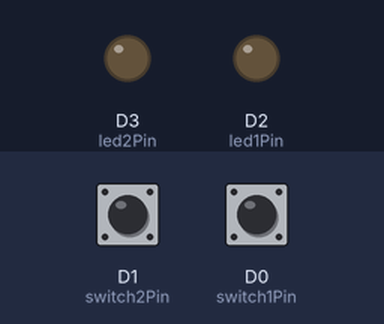
A sketch run on a simulated ESP8266 (NodeMCU). Parts: output pins drawn as LEDs (lit = HIGH). The inputs (shaded band) are chosen by the test bench; at power-on: D1 (switch2Pin) HIGH, D0 (switch1Pin) HIGH. What the sketch prints to the serial monitor is not drawn.

Above: at 1.2 s.
1.3 s: D1 (switch2Pin) pulled LOW for 0.15 s
At 1.37 s:
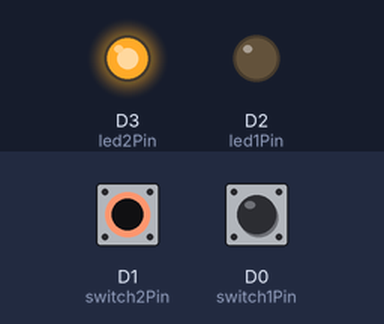
2.9 s: D0 (switch1Pin) pulled LOW for 0.15 s
At 2.98 s:
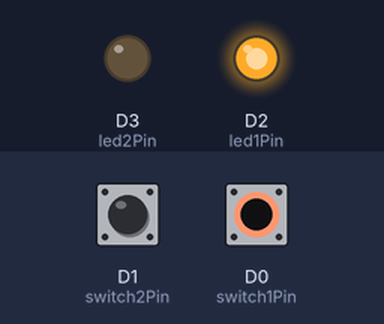
4.5 s: D0 (switch1Pin) pulled LOW for 3.2 s
At 8.6 s:
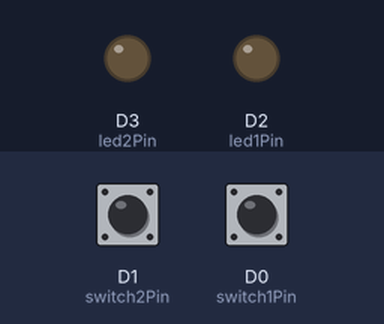
9.2 s: D1 (switch2Pin) pulled LOW for 3.2 s
At 9.9 s:
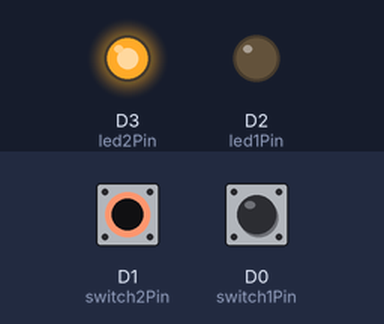
13.9 s: D1 (switch2Pin) driven LOW and D0 (switch1Pin) driven LOW
At 14.5 s:
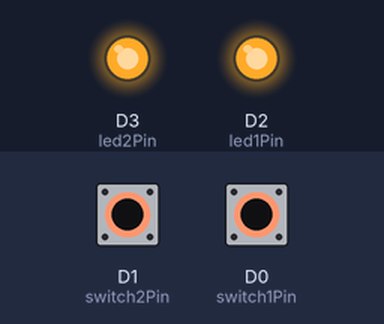
Timing chart, 0 to 16.4 s (numbered marks = the images above; inputs shaded):
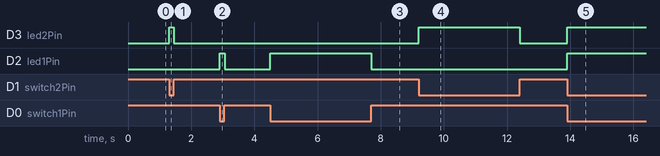

The sketch:

nodeMCU1.ino
```cpp
#include <stdio.h>

#define ssid "SUNBEAM"
#define password "1010101010"

#define switch1Pin D0
#define switch2Pin D1
#define led1Pin D2
#define led2Pin D3


int switch1State = 0;
int switch2State = 0;
int led1State = 0;
int led2State = 0;

void setup() {
  printf("Initializing...\n");


  pinMode(switch1Pin, INPUT_PULLUP);
  pinMode(switch2Pin, INPUT_PULLUP);


  pinMode(led1Pin, OUTPUT);
  pinMode(led2Pin, OUTPUT);


}

void loop() {
  // Read switch states
  switch1State = digitalRead(switch1Pin) == LOW;
  switch2State = digitalRead(switch2Pin) == LOW;

  // Toggle LED states based on switch states
  if (switch1State != led1State) {
    led1State = !led1State;
    digitalWrite(led1Pin, led1State);
  }

  if (switch2State != led2State) {
    led2State = !led2State;
    digitalWrite(led2Pin, led2State);
  }


  delay(10);
}
```

Measured:
- after the input at 1.3 s, D3 (led2Pin): LOW → HIGH at once, → LOW 0.15 s later
- after the input at 2.9 s, D2 (led1Pin): LOW → HIGH at once, → LOW 0.15 s later
- after the input at 4.5 s, D2 (led1Pin): LOW → HIGH at once, → LOW 3.2 s later
- after the input at 9.2 s, D3 (led2Pin): LOW → HIGH at once, → LOW 3.2 s later
- after the input at 13.9 s, D3 (led2Pin), D2 (led1Pin): LOW → HIGH at once
